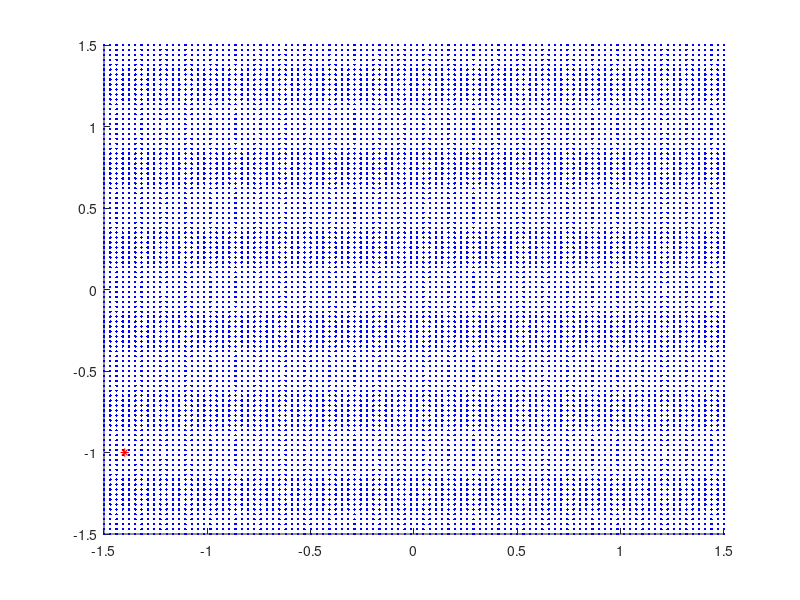
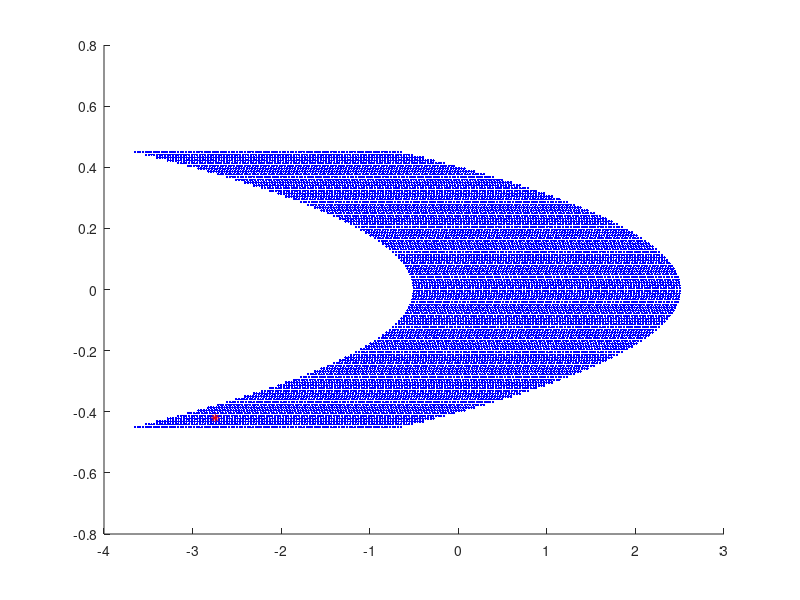
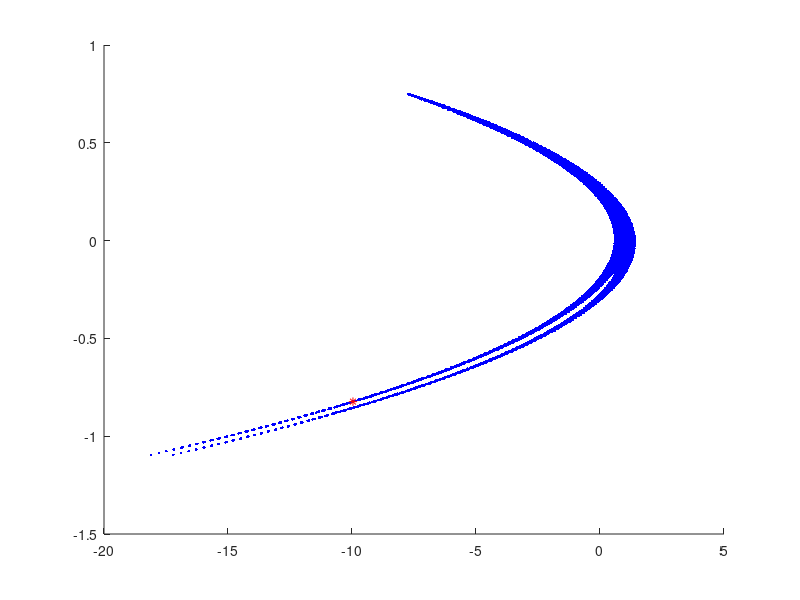
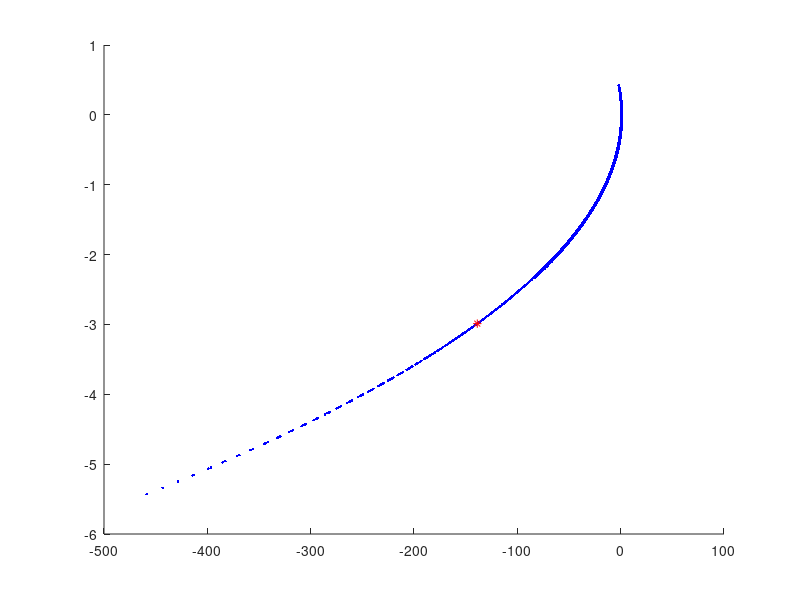

The MATLAB script that drew these images, in order: (Note: this script raises an error after producing the figures.)
clear
a=1.4;
b=0.3;
f=@(x,y)y+1-a.*x.*x;
g=@(x,y)b*x;
% [X,Y]=solve('y+1-1.4*x*x=x','0.3*x=y');
x1=0.6313544770895047116815602338357;
x2=-1.1313544770895047116815602338357;
y1=0.18940634312685141350446807015071;
y2=-0.33940634312685141350446807015071;
% [x,y]=meshgrid(-1.5:0.01:1.5);
[x,y]=meshgrid(linspace(-1.5,1.5,100));
x0=-1.4;y0=-1;
for i=1:30
    figure(i)
    hold on
    plot(x,y,'b.')
    plot(x0,y0,'r*')
    x_temp=f(x0,y0);
    y_temp=g(x0,y0);
    x0=x_temp;
    y0=y_temp;
    %axis([-1.5 1.5 -1.5 1.5])
    x_temp=f(x,y);
    y_temp=g(x,y);
    x=x_temp;
    y=y_temp;
end
% save('.\data\Henon_attractors_data_xy.mat','x','y','x1','x2','y1','y2');
% uiopen('.\fig\Henon_eigenfunctions_real_n100m50md45a1.4b0.3.fig',1)
% for i=1:9
%     subplot(3,3,i)
%     hold on
%%plot(x,y,'.','color',[1 0 0.8],'Markersize',1)
% hold on
% plot([x1 x2],[y1 y2],'r*')
% end